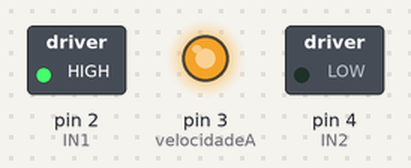
Simulated run of this sketch. Board: Arduino Uno, built with avr-gcc and run on an emulated ATmega328P. Shown: switched loads named in the sketch (green lamp = pin HIGH), output pins drawn as LEDs (lit = HIGH).

Above: at 0.1 s.
Timing chart, 0 to 0.0 s (numbered marks = the images above):
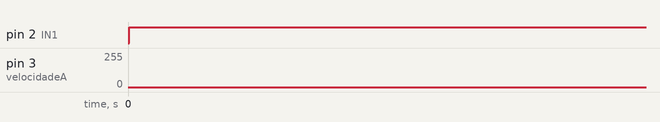

The sketch:

l298n-teste.ino
```cpp
/*Pinagem do Arduino */

//Motor A
int IN1 = 2;
int IN2 = 4;
int velocidadeA = 3;


//Variavel auxilidade
int velocidade=0;

//Inicinando PINOS
void setup() {
  pinMode(IN1, OUTPUT);
  pinMode(IN2, OUTPUT);
  pinMode(velocidadeA, OUTPUT);
}

void loop() {
  /*Exemplo de velocidade no MotorA*/
  //Sentido Horario
  digitalWrite(IN1, HIGH);
  digitalWrite(IN2, LOW);

  //Potência ALTA
  analogWrite(velocidadeA, 230);

  //Potência MEDIA
  analogWrite(velocidadeA, 150);

  //Potência BAIXA
  analogWrite(velocidadeA, 80);


}
```

Measured:
- by itself, pin 2 (IN1): LOW → HIGH at 0.00 s
